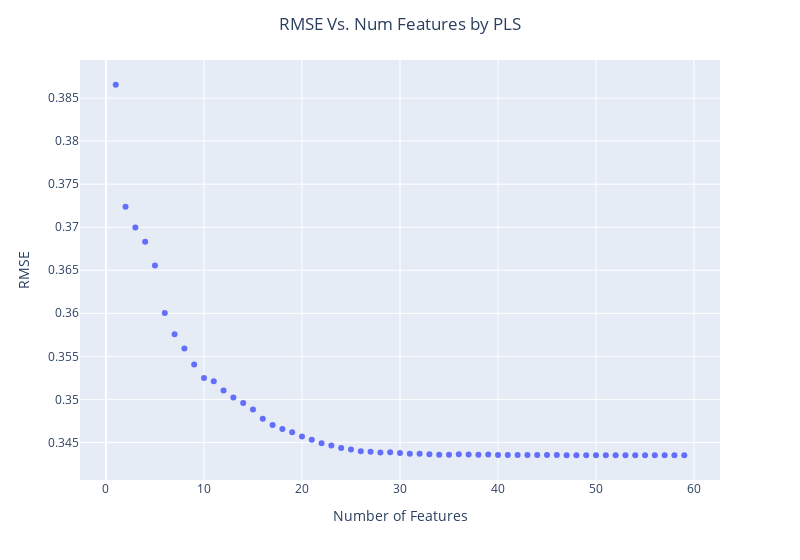

Here is the notebook cell this chart was saved with:
### Code cell
pls_model = Ridge()
pls_mse=[]

for i in np.arange(1, 60):
    pls_model = PLSRegression(n_components=i)
    pls_pipe = Pipeline([('preproc', preproc_pipe), ('pls_model', pls_model)])
    score = cross_val_score(pls_pipe, X_train, y_train, cv=5, scoring='neg_mean_squared_error').mean()
    pls_mse.append(-score)
    
fig = px.scatter(pd.DataFrame(np.sqrt(pls_mse), np.arange(1, 60)))
fig.update_xaxes(title='Number of Features')
fig.update_yaxes(title='RMSE')
fig.update_layout(showlegend=False, title='RMSE Vs. Num Features by PLS', title_x=0.5, width=800)
fig.write_html(html_folder + 'PLS.html')
fig

### Figure 1 — Plotly figure (JSON) as saved in the notebook; plotly's stock layout.template omitted (floating-point values rounded to 4 significant figures)
{"data": [{"hovertemplate": "variable=0<br>index=%{x}<br>value=%{y}<extra></extra>", "legendgroup": "0", "marker": {"color": "#636efa", "symbol": "circle"}, "mode": "markers", "name": "0", "orientation": "v", "showlegend": true, "type": "scatter", "x": [1, 2, 3, 4, 5, 6, 7, 8, 9, 10, 11, 12, 13, 14, 15, 16, 17, 18, 19, 20, 21, 22, 23, 24, 25, 26, 27, 28, 29, 30, 31, 32, 33, 34, 35, 36, 37, 38, 39, 40, 41, 42, 43, 44, 45, 46, 47, 48, 49, 50, 51, 52, 53, 54, 55, 56, 57, 58, 59], "xaxis": "x", "y": [0.3866, 0.3724, 0.37, 0.3683, 0.3656, 0.36, 0.3576, 0.3559, 0.354, 0.3525, 0.3521, 0.351, 0.3502, 0.3496, 0.3488, 0.3477, 0.347, 0.3466, 0.3462, 0.3457, 0.3453, 0.3449, 0.3447, 0.3443, 0.3442, 0.344, 0.3439, 0.3438, 0.3439, 0.3438, 0.3437, 0.3437, 0.3436, 0.3436, 0.3436, 0.3436, 0.3436, 0.3436, 0.3436, 0.3435, 0.3435, 0.3435, 0.3435, 0.3435, 0.3435, 0.3435, 0.3435, 0.3435, 0.3435, 0.3435, 0.3435, 0.3435, 0.3435, 0.3435, 0.3435, 0.3435, 0.3435, 0.3435, 0.3435], "yaxis": "y"}], "layout": {"legend": {"title": {"text": "variable"}, "tracegroupgap": 0}, "margin": {"t": 60}, "showlegend": false, "title": {"text": "RMSE Vs. Num Features by PLS", "x": 0.5}, "width": 800, "xaxis": {"anchor": "y", "domain": [0, 1], "title": {"text": "Number of Features"}}, "yaxis": {"anchor": "x", "domain": [0, 1], "title": {"text": "RMSE"}}}}
